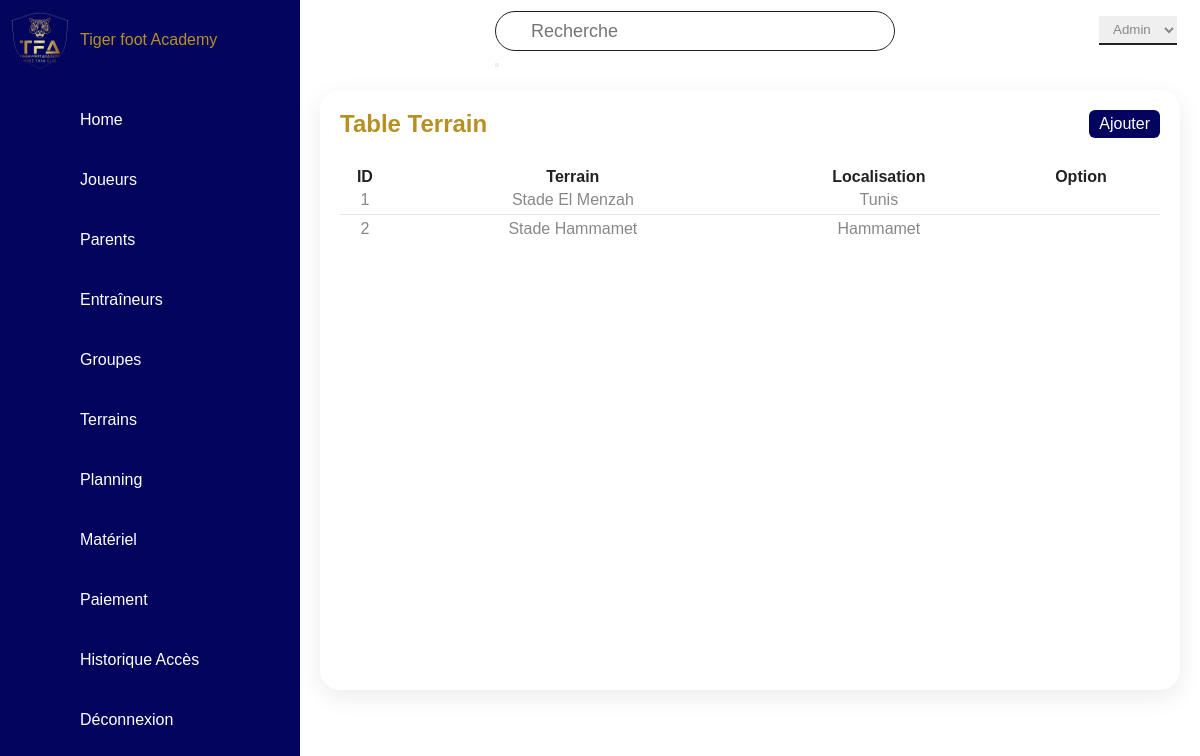
The app's page /Terrains.php (signed in), older data.
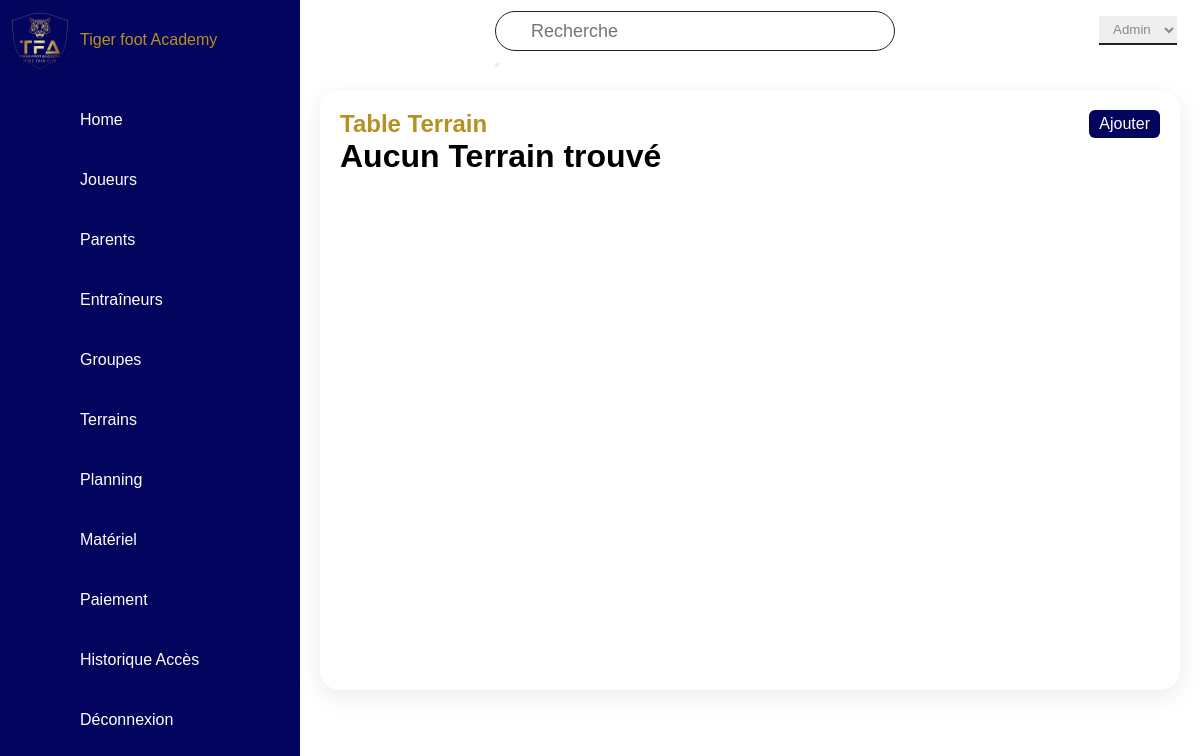
The same page, newer data.
### tables this page shows
CREATE TABLE Terrain (
    id INT PRIMARY KEY AUTO_INCREMENT,
    nom VARCHAR(255) NOT NULL,
    localisation VARCHAR(255) NOT NULL

);

### Terrains.php (the view, shortened to what this page needs)
<?php
require_once "connection.php";
include "navigation.php";
$sql1 = "SELECT * FROM Terrain;";
$result1 =mysqli_query($con,$sql1);
$nb=mysqli_num_rows($result1);
?>
<!DOCTYPE html>
<html lang="en">
<head>
    <link rel="stylesheet" href="styleDashbord.css">
</head>
<body>
<div class="main">
        <div class="topbar">
            <div class="toggle"><ion-icon name="menu-outline"></ion-icon></div>
            <div class="search"><form action="rechercheTerrain.php" method="GET">
                <input type="text" name="search" placeholder="Recherche">
                <button type="submit"><ion-icon name="search-outline"></ion-icon></button>
            </form>
        </div>
            <div class="user">
            <div class="notification"><a href="notifications.php"><ion-icon name="notifications-outline"></ion-icon></a></div>
            <div class="userType">
                <select id="userTypeSelect">
                <option value="admin">Admin</option>
                    </select>
                </div>
            </div>
        </div>
        <div class="detaille">
            <div class="affichageTable">
                <div class="cardHeader">
                    <h2>Table Terrain</h2>
                    <a href="addTerrainr.php" class="btn"><ion-icon name="add-outline"></ion-icon>Ajouter</a>
                </div>
                <?php if ($nb > 0) {   ?>
                <table>
                    <thead>
                        <tr>
                            <th>ID</th>
                            <th>Terrain</th>
                            <th>Localisation</th>
                            <th colspan="2">Option</th>
                        </tr>
                    </thead>
                    <TBody>
                        <?php while($row = mysqli_fetch_assoc($result1)) { ?>
                        <tr>
                            <td align="center"><?php echo $row["id"]; ?></td>
                            <td align="center"><?php echo $row["nom"]; ?></td>
                            <td align="center"><?php echo $row["localisation"]; ?></td>
                            <td align="center"><a onclick="return confirm('Êtes-vous sûr de vouloir modifier ce Terrain ?')" href="editTerrain.php?id=<?php echo ($row["id"]);?>"><ion-icon name="create-outline"></ion-icon></a></td>
                            <td align="center"><a onclick="return confirm('Êtes-vous sûr de vouloir supprimer ce Terrain ?')" href="deleteTerrain.php?id=<?php echo($row["id"]); ?>"><ion-icon name="trash-outline"></ion-icon></a></td>
                        </tr>
                        <?php } ?>
                    </TBody>
                </table>
            </div>
            <?php }
                else {?>
            <div class="jumbotron">
                <h1>Aucun Terrain trouvé</h1>
            </div>
            <?php } ?>
        </div>
    </div>
</body>
</html>

Row changes from the older to the newer data that the page shows:
removed terrain: id "1", nom "Stade El Menzah", localisation "Tunis"
removed terrain: id "2", nom "Stade Hammamet", localisation "Hammamet"
Text that changed along with them:
text no longer shown: "ID Terrain Localisation Option"
text now shown: "Aucun Terrain trouvé"
